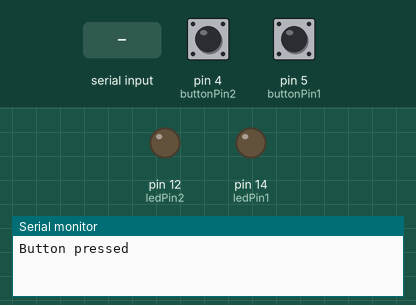
This sketch was run on a simulated Arduino Uno, built with avr-gcc and run on an emulated ATmega328P. Shown: output pins drawn as LEDs (lit = HIGH), the last lines printed to the serial monitor. Inputs (shaded band) come from the test bench; at power-on: pin 4 (buttonPin2) HIGH, pin 5 (buttonPin1) HIGH.

Above: at 1.2 s.
1.3 s: pin 4 (buttonPin2) pulled LOW for 0.15 s
At 2.5 s:
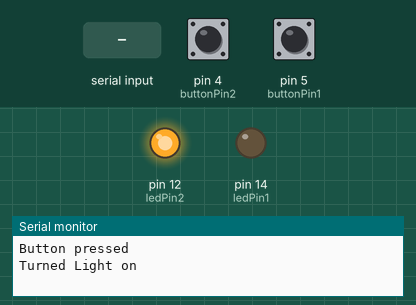
2.9 s: "200\n" received over Serial
At 4.6 s:
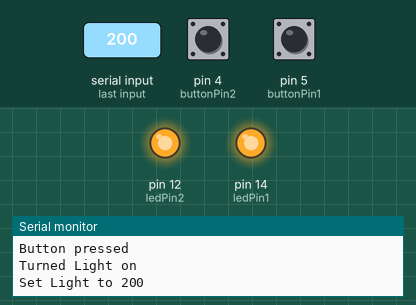
5.4 s: pin 4 (buttonPin2) pulled LOW for 1 s
At 6.8 s:
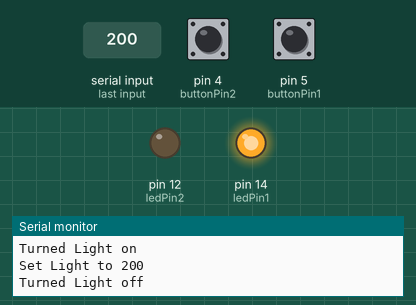
9.5 s: pin 4 (buttonPin2) pulled LOW for 3.2 s
At 9.9 s:
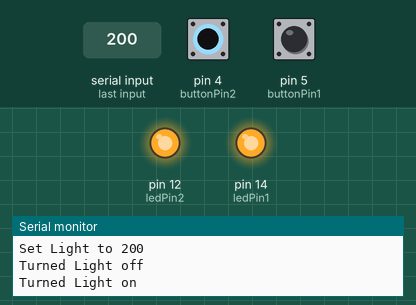
14.2 s: "90,45\n" received over Serial
At 15.7 s:
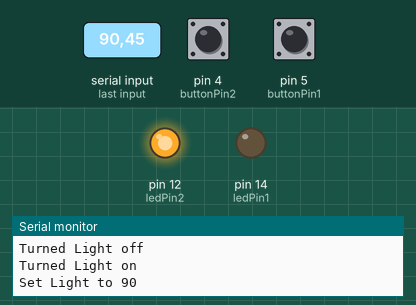
Timing chart, 0 to 17.2 s (numbered marks = the images above; inputs shaded):
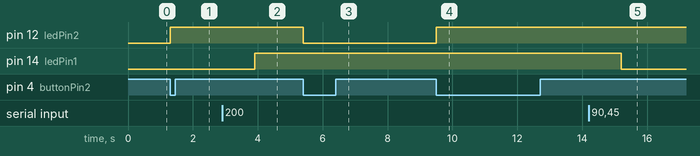

Measured:
- after the input at 1.3 s, pin 12 (ledPin2): LOW → HIGH at once
- after the input at 2.9 s, pin 14 (ledPin1): LOW → HIGH after 1.0 s
- after the input at 5.4 s, pin 12 (ledPin2): HIGH → LOW at once
- after the input at 9.5 s, pin 12 (ledPin2): LOW → HIGH at once
- after the input at 14.2 s, pin 14 (ledPin1): HIGH → LOW after 1.0 s

The sketch:

myButton6.ino
```cpp
/*
  myButton
*/

// constants won't change. They're used here to set pin numbers:
const int buttonPin1 = 5;     // the number of the pushbutton pin
const int buttonPin2 = 4;     // the number of the pushbutton pin
const int ledPin1 =  14;      // the number of the LED pin
const int ledPin2 =  12;      // the number of the LED pin

// variables will change:
int buttonState1 = 0;         // variable for reading the pushbutton status
int buttonState2 = 0;         // variable for reading the pushbutton status
enum ledAutomatStateType
{
  pressedToOn,
  pressedToOff,
  lightOn,
  lightOff
};
ledAutomatStateType ledAutomatState = lightOff;

enum buttonPressingType
{
  pressed,
  released
};
buttonPressingType buttonPressing = released;

void setup() {
  // initialize the LED pins as an output:
  pinMode(ledPin1, OUTPUT);
  pinMode(ledPin2, OUTPUT);
  // initialize the pushbutton pins as an input:
  pinMode(buttonPin1, INPUT);
  pinMode(buttonPin2, INPUT);
  // Open internal serial port with baud rate 9600
  Serial.begin(9600);
}

void loop() {
  // read the state of the pushbutton value:
  buttonState1 = digitalRead(buttonPin1);
  buttonState2 = digitalRead(buttonPin2);

  if (buttonPressing == pressed && buttonState1 == LOW)
  {
    buttonPressing = released;
    Serial.println ("Button released");
  }
  if (buttonPressing == released && buttonState1 == HIGH)
  {
    buttonPressing = pressed;
    Serial.println ("Button pressed");
  }

  // check if chars in serial buffer
  if (Serial.available() != 0)
  {
    // read the string
    String input = Serial.readString();
    // converts to integer, return 0 on conversion error
    int value = input.toInt();
    if (value >= 0 && value <= 255)
    {
      analogWrite(ledPin1, value);
      Serial.print("Set Light to ");
      Serial.println(value);
    }
  }

  switch(ledAutomatState)
  {
    case pressedToOn:
          // Button was pressed, while LED was off
          if (buttonState2 == LOW)
          {
            // Button was pressed and is now released
            // turn LED on:
            digitalWrite(ledPin2, HIGH);
            Serial.println("Turned Light on");
            // new state LED is on
            ledAutomatState = lightOn;
          }
          break;
    case pressedToOff:
          // Button was pressed, while LED was on
          if (buttonState2 == LOW)
          {
            // Button was pressed and is now released
            // turn LED on:
            digitalWrite(ledPin2, LOW);
            Serial.println("Turned Light off");
            // new state LED is on
            ledAutomatState = lightOff;
          }
          break;
    case lightOn:
          // Light is on
          if (buttonState2 == HIGH)
          {
            // button is pressed while light is on
            // going to turn off on button release
            ledAutomatState = pressedToOff;
          }
          break;
    case lightOff:
          // Light is off
          if (buttonState2 == HIGH)
          {
            // button is pressed while light is off
            // going to turn on on button release
            ledAutomatState = pressedToOn;
          }
          break;
  }
}
```
